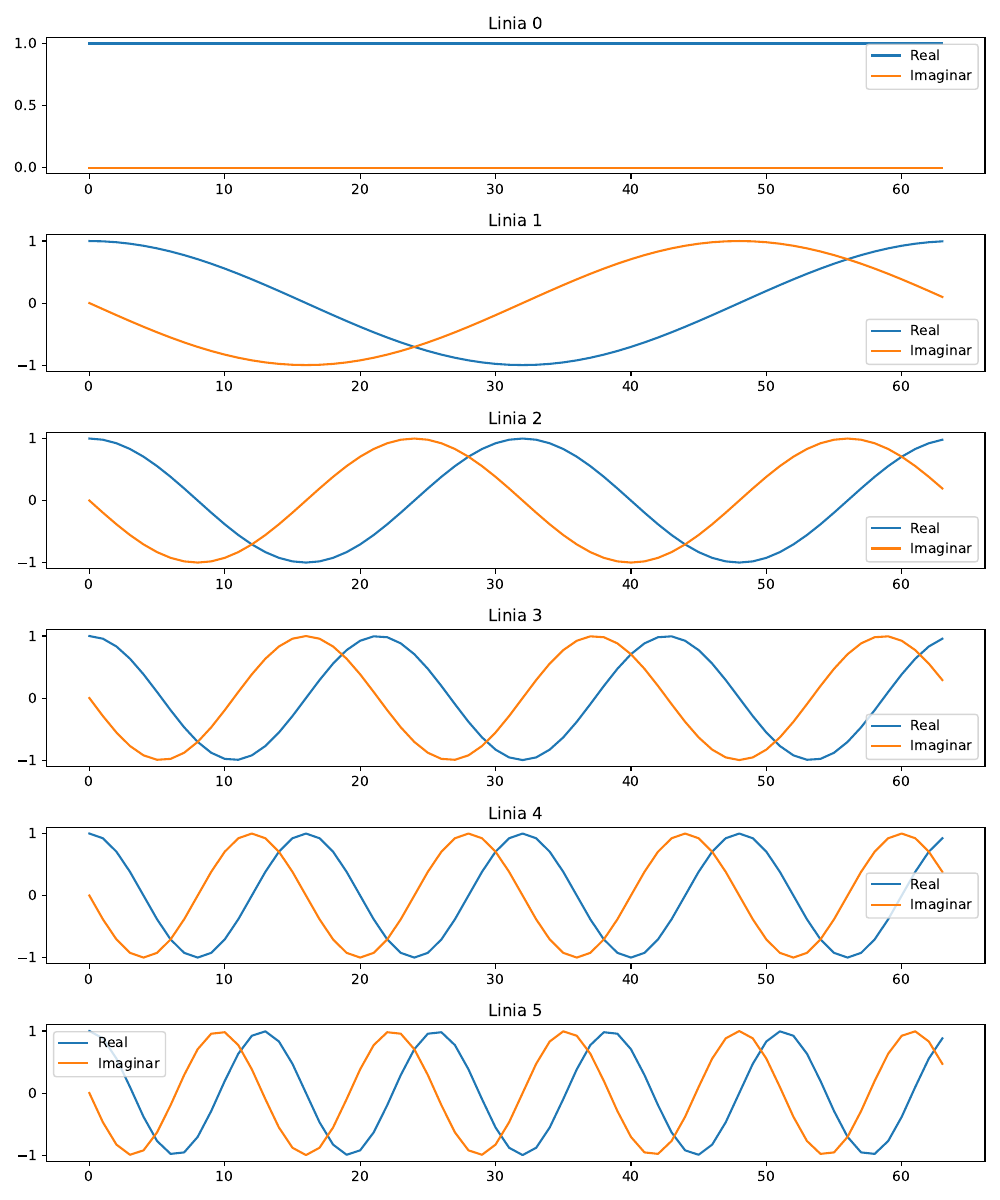

The Python source for this figure:
import numpy as np
import matplotlib.pyplot as plt

N = 64
F = np.zeros((N, N), dtype=complex)

for k in range(N):
    for n in range(N):
        F[k, n] = np.exp(-2j * np.pi * k * n / N)

fig, ax = plt.subplots(6, figsize=(10, 12))
for k in range(6):
    ax[k].plot(range(N), F[k].real, label='Real')
    ax[k].plot(range(N), F[k].imag, label='Imaginar')
    ax[k].set_title(f'Linia {k}')
    ax[k].legend()
plt.tight_layout()
plt.savefig('Lab3/ex1.pdf')
plt.show()

# verificare unitaritate
print(f"Unitara: {np.allclose(F.conj().T @ F, N * np.eye(N))}")
